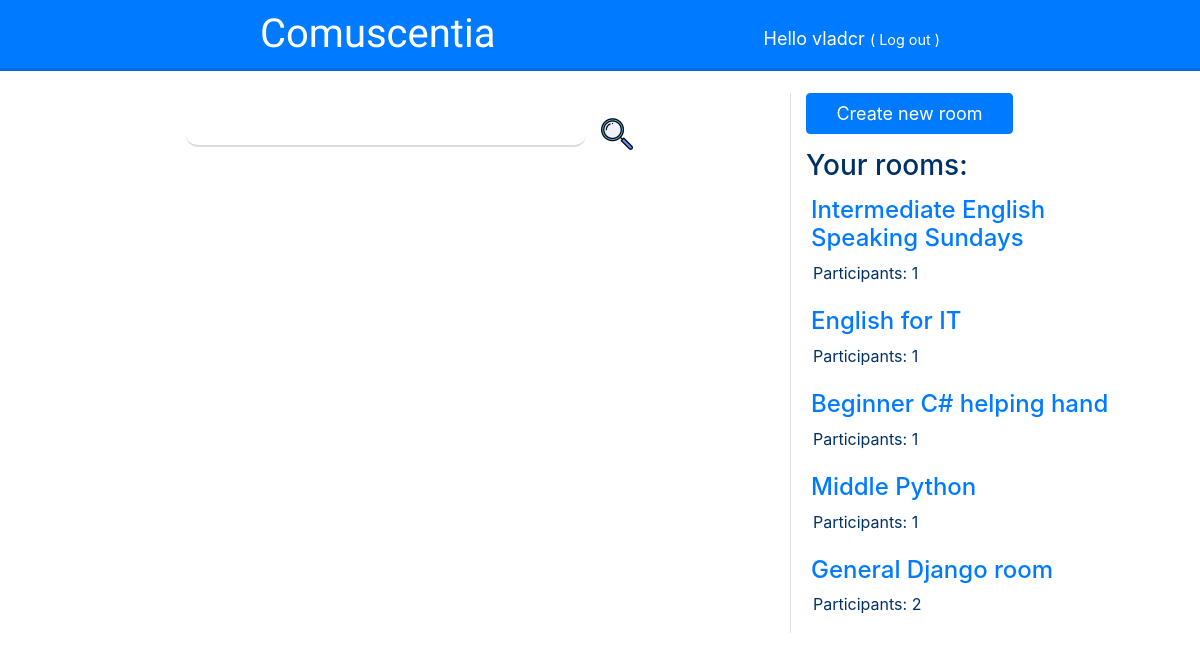
The app's page / (signed in), older data.
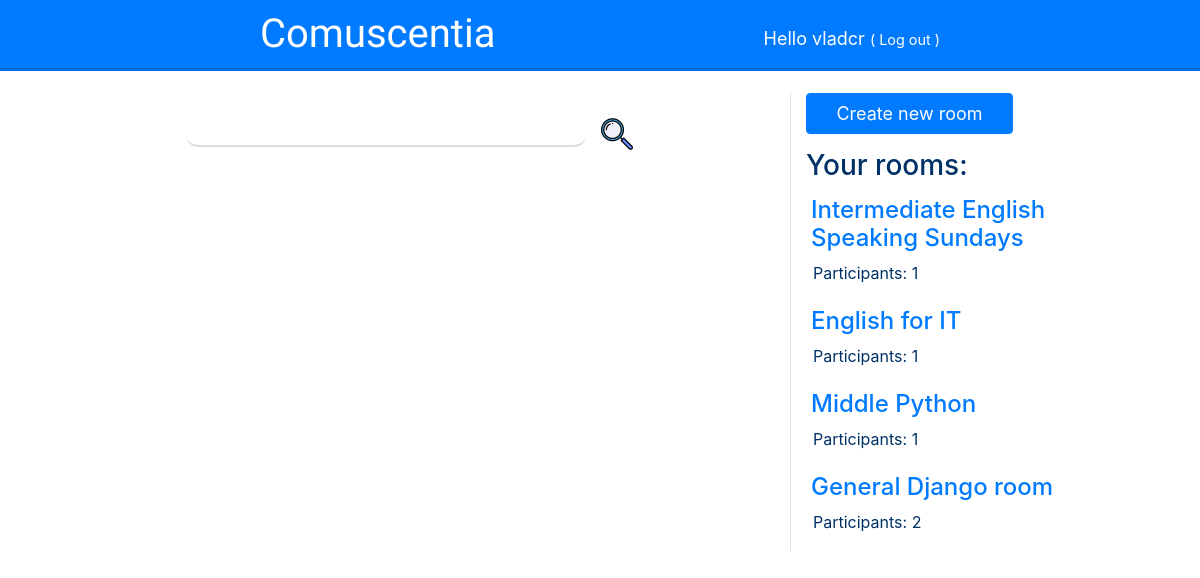
The same page, newer data.
### comuscentia/models.py (models this page shows)
class Room(models.Model):
	owner = models.ForeignKey(settings.AUTH_USER_MODEL, on_delete=models.CASCADE)
	title = models.CharField(max_length=200)
	created_date = models.DateTimeField(default=timezone.now)
	description = models.CharField(max_length=200)
	textblock = models.TextField(default="Text field for learning stuff. We advice to start with a link to the chat.")
	def __str__(self):
		return '%s by %s' % (self.title, self.owner)

### comuscentia/views.py (the view)
# urls.py: path('', views.index, name='index'),
def index(request):
	form = SearchForm()
	if request.user.is_authenticated:
		user_rooms = Participation.objects.filter(user=request.user)
		rooms = []
		for user_room in user_rooms:
			print(user_room)
			room = user_room.room
			print(room)
			rooms.append((room, participants(room)))
			print(rooms)
		return render(request, 'comuscentia/index.html', {'form': form, 'rooms': rooms})
	else:
		return render(request, 'comuscentia/index.html', {'form': form})

### comuscentia/forms.py
class SearchForm(forms.Form):
	search_field = forms.CharField(label="", max_length=100, widget=forms.TextInput(attrs={'id':'search_field'}))

### comuscentia/models.py (called while the page is built)
	def __str__(self):
		return '%s in %s' % (self.user, self.room)

### comuscentia/views.py (called while the page is built)
def participants(room):
	return len(Participation.objects.filter(room=room))

### comuscentia/templates/comuscentia/index.html (shortened to what this page needs)
{% extends 'comuscentia/base.html' %}
{% block content %}
<div class="content container">
    <div class="row">
        <div class="col-md-8">
            <br>
			<form class="center" method="post" id="search_form">
    		{{ form.as_table }}
    		<input class="btn search" type="submit" value="">
  			</form>
            <br>
		</div>
		<div class="col-md-4 border-left">
		{% if user.is_authenticated %}
			<a class="btn btn-primary" href="{% url 'new_room' %}" role="button">Create new room</a><br>
			{% if not rooms %}
				<p>You don't participate in any rooms yet. Change it!</p>
			{% else %}
				<h3>Your rooms:</h3>
				{% for room in rooms %}
					<div class="room">
						<h4><a href="{% url 'room' pk=room.0.pk %}">{{ room.0.title }}</a></h4>
						<p>Participants: {{ room.1 }}</p>
					</div>
				{% endfor %}
			{% endif %}
		{% else %}
			<a class="btn" href="{% url 'django_registration_register' %}">Registration</a><br>
			<a class="btn" href="{% url 'login' %}">Login</a>
		{% endif %}
		</div>
	</div>
</div>
{% endblock %}

Row changes from the older to the newer data that the page shows:
removed Room: title "Beginner C# helping hand", owner "1"
